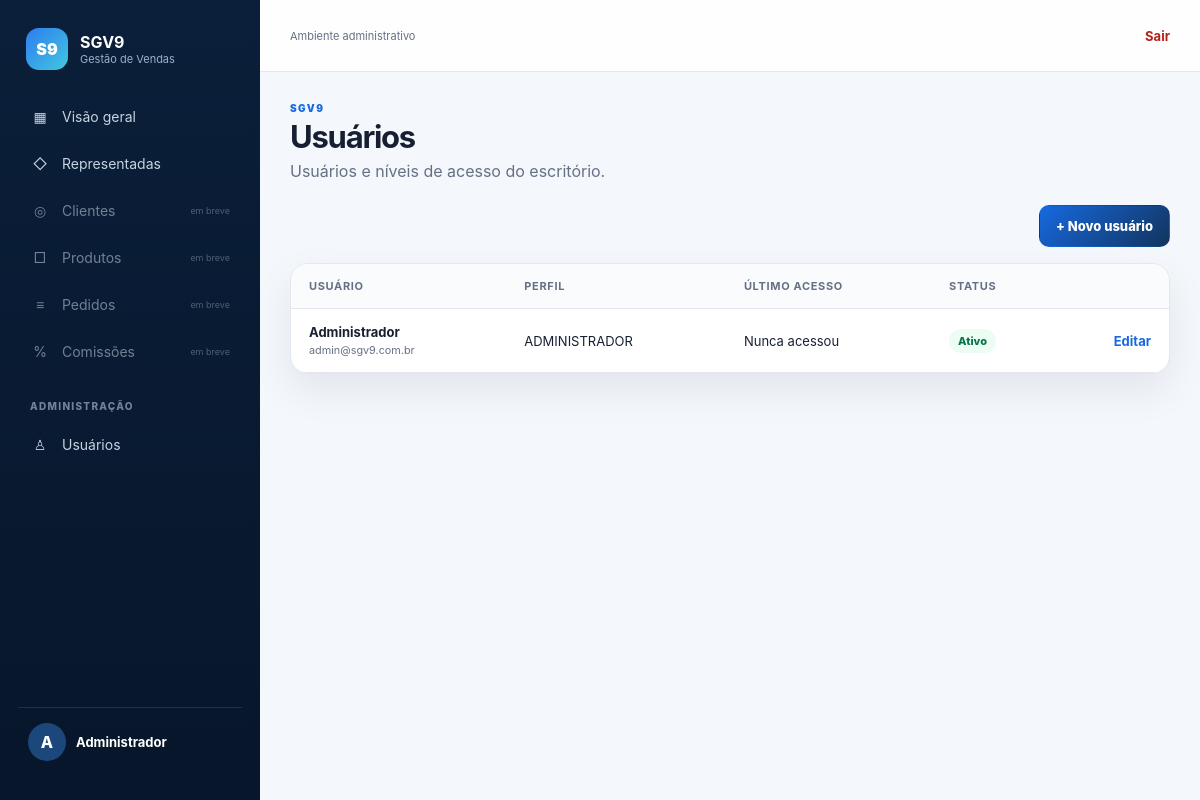
The app's page /backend/usuarios/index.php (signed in) with its own data.
### tables this page shows
CREATE TABLE usuarios (
    id INT UNSIGNED AUTO_INCREMENT PRIMARY KEY,
    empresa_id INT UNSIGNED NOT NULL,
    perfil_id SMALLINT UNSIGNED NOT NULL,
    nome VARCHAR(200) NOT NULL,
    email VARCHAR(200) NOT NULL,
    senha VARCHAR(255) NOT NULL,
    ativo BOOLEAN NOT NULL DEFAULT TRUE,
    ultimo_login_em DATETIME NULL,
    criado_em TIMESTAMP NOT NULL DEFAULT CURRENT_TIMESTAMP,
    atualizado_em TIMESTAMP NOT NULL DEFAULT CURRENT_TIMESTAMP ON UPDATE CURRENT_TIMESTAMP,
    CONSTRAINT uq_usuarios_empresa_email UNIQUE (empresa_id, email),
    CONSTRAINT fk_usuarios_empresa
        FOREIGN KEY (empresa_id) REFERENCES empresas(id)
        ON UPDATE CASCADE ON DELETE RESTRICT,
    CONSTRAINT fk_usuarios_perfil
        FOREIGN KEY (perfil_id) REFERENCES perfis(id)
        ON UPDATE CASCADE ON DELETE RESTRICT
);

CREATE TABLE perfis (
    id SMALLINT UNSIGNED AUTO_INCREMENT PRIMARY KEY,
    nome VARCHAR(50) NOT NULL,
    descricao VARCHAR(255),
    CONSTRAINT uq_perfis_nome UNIQUE (nome)
);

### backend/includes/permissions.php (called while the page is built, shortened)
<?php
function permissoesUsuario(): array
{
    return $_SESSION['permissoes'];
}
function usuarioTemPermissao(string $codigo): bool
{
    return in_array($codigo, permissoesUsuario(), true);
}

### backend/usuarios/index.php (the view, shortened to what this page needs)
<?php
require_once __DIR__ . '/../includes/layout.php';
$pdo = getDatabaseConnection();
$stmt = $pdo->prepare(
    'SELECT u.id, u.nome, u.email, u.ativo, u.ultimo_login_em, p.nome AS perfil
     FROM usuarios u
     INNER JOIN perfis p ON p.id = u.perfil_id
     WHERE u.empresa_id = :empresa_id
     ORDER BY u.nome'
);
$stmt->execute(['empresa_id' => $_SESSION['empresa_id']]);
$usuarios = $stmt->fetchAll();
renderHeader('Usuários', 'Usuários e níveis de acesso do escritório.');
?>
<div class="toolbar">
    <a href="/usuarios/form.php" class="button primary">+ Novo usuário</a>
</div>
<section class="panel table-panel">
    <div class="table-wrap">
        <table>
            <thead><tr><th>Usuário</th><th>Perfil</th><th>Último acesso</th><th>Status</th><th></th></tr></thead>
            <tbody>
            <?php foreach ($usuarios as $u): ?>
                <tr>
                    <td><strong><?= e($u['nome']) ?></strong><small><?= e($u['email']) ?></small></td>
                    <td><?= e($u['perfil']) ?></td>
                    <td><?= $u['ultimo_login_em'] ? e(date('d/m/Y H:i', strtotime($u['ultimo_login_em']))) : 'Nunca acessou' ?></td>
                    <td><span class="status <?= $u['ativo'] ? 'active' : 'inactive' ?>"><?= $u['ativo'] ? 'Ativo' : 'Inativo' ?></span></td>
                    <td class="actions"><a href="/usuarios/form.php?id=<?= (int) $u['id'] ?>">Editar</a></td>
                </tr>
            <?php endforeach; ?>
            </tbody>
        </table>
    </div>
</section>
<?php renderFooter(); ?>

### backend/includes/layout.php (shortened to what this page needs)
<?php
require_once __DIR__ . '/permissions.php';
function e(string $valor): string
{
    return htmlspecialchars($valor, ENT_QUOTES, 'UTF-8');
}
function renderHeader(string $titulo, string $subtitulo = ''): void
{
    $nome = e((string) $_SESSION['usuario_nome']);
    ?>
<!DOCTYPE html>
<html lang="pt-BR">
<head>
    <link rel="stylesheet" href="/assets/css/admin.css">
</head>
<body>
<div class="app-shell">
    <aside class="sidebar" id="sidebar">
        <a class="sidebar-brand" href="/dashboard.php">
            <span class="brand-symbol">S9</span>
            <span><strong>SGV9</strong><small>Gestão de Vendas</small></span>
        </a>
        <nav class="nav">
            <a href="/dashboard.php" class="<?= $_SERVER['REQUEST_URI'] === '/dashboard.php' ? 'active' : '' ?>">
                <span>▦</span> Visão geral
            </a>
            <?php if (usuarioTemPermissao('REPRESENTADAS_VISUALIZAR')): ?>
            <a href="/representadas/index.php" class="<?= str_starts_with($_SERVER['REQUEST_URI'], '/representadas') ? 'active' : '' ?>">
                <span>◇</span> Representadas
            </a>
            <?php endif; ?>
            <?php if (usuarioTemPermissao('CLIENTES_VISUALIZAR')): ?>
            <a href="#" class="disabled"><span>◎</span> Clientes <small>em breve</small></a>
            <?php endif; ?>
            <?php if (usuarioTemPermissao('PRODUTOS_VISUALIZAR')): ?>
            <a href="#" class="disabled"><span>□</span> Produtos <small>em breve</small></a>
            <?php endif; ?>
            <?php if (usuarioTemPermissao('PEDIDOS_VISUALIZAR')): ?>
            <a href="#" class="disabled"><span>≡</span> Pedidos <small>em breve</small></a>
            <?php endif; ?>
            <?php if (usuarioTemPermissao('COMISSOES_VISUALIZAR')): ?>
            <a href="#" class="disabled"><span>%</span> Comissões <small>em breve</small></a>
            <?php endif; ?>
            <?php if (usuarioTemPermissao('USUARIOS_GERENCIAR')): ?>
            <div class="nav-section">Administração</div>
            <a href="/usuarios/index.php" class="<?= str_starts_with($_SERVER['REQUEST_URI'], '/usuarios') ? 'active' : '' ?>">
                <span>♙</span> Usuários
            </a>
            <?php endif; ?>
        </nav>
        <div class="sidebar-user">
            <div class="avatar"><?= e(mb_strtoupper(mb_substr((string) $_SESSION['usuario_nome'], 0, 1))) ?></div>
            <div>
                <strong><?= $nome ?></strong>
            </div>
        </div>
    </aside>
    <div class="main">
        <header class="topbar">
            <div>
                <small>Ambiente administrativo</small>
            </div>
            <a href="/logout.php" class="logout-link">Sair</a>
        </header>
        <main class="content">
            <div class="page-heading">
                <div>
                    <p class="eyebrow">SGV9</p>
                    <h1><?= e($titulo) ?></h1>
                    <?php if ($subtitulo): ?><p><?= e($subtitulo) ?></p><?php endif; ?>
                </div>
            </div>
    <?php
}
function renderFooter(): void
{
    ?>
        </main>
    </div>
</div>
</body>
</html>
    <?php
}

### backend/assets/css/admin.css (style rules this page uses)
:root { --navy:#0b1f3a;--navy2:#12345d;--blue:#1769e0;--blue2:#2d7df0;--bg:#f4f7fb; --text:#172033;--muted:#667085;--line:#e4e7ec;--white:#fff;--success:#067647;--successbg:#ecfdf3; --danger:#b42318;--dangerbg:#fef3f2;--shadow:0 16px 40px rgba(11,31,58,.08) }
* { box-sizing:border-box }
html { font-family:Inter,system-ui,-apple-system,"Segoe UI",sans-serif;color:var(--text);background:var(--bg) }
body { margin:0;min-height:100vh }
.app-shell { display:grid;grid-template-columns:260px 1fr;min-height:100vh }
.sidebar { position:sticky;top:0;height:100vh;display:flex;flex-direction:column;padding:24px 18px;background:linear-gradient(180deg,var(--navy),#07162a);color:#fff }
.sidebar-brand { display:flex;align-items:center;gap:12px;padding:4px 8px 26px;color:#fff;text-decoration:none }
.sidebar-brand span:last-child { display:grid }
.sidebar-brand small { color:#9eb0c8;font-size:11px }
.brand-symbol { display:grid;width:42px;height:42px;place-items:center;border-radius:13px;background:linear-gradient(135deg,var(--blue2),#41c7df);font-weight:900 }
.nav { display:grid;gap:6px }
.nav a { display:flex;align-items:center;gap:12px;padding:12px;border-radius:11px;color:#c7d2e1;text-decoration:none;font-size:14px }
.nav a span { width:20px;text-align:center }
.nav a small { margin-left:auto;font-size:9px;color:#8294ab }
.nav a.disabled { opacity:.55;cursor:not-allowed }
.nav-section { padding:22px 12px 6px;color:#71849c;font-size:10px;font-weight:800;text-transform:uppercase;letter-spacing:.13em }
.sidebar-user { display:flex;align-items:center;gap:10px;margin-top:auto;padding:15px 10px;border-top:1px solid rgba(255,255,255,.1) }
.sidebar-user div:last-child { display:grid;min-width:0 }
.sidebar-user strong { font-size:13px;white-space:nowrap;overflow:hidden;text-overflow:ellipsis }
.avatar { display:grid;width:38px;height:38px;place-items:center;border-radius:50%;background:#1b477b;font-weight:800 }
.main { min-width:0 }
.topbar { height:72px;display:flex;align-items:center;gap:12px;padding:0 30px;border-bottom:1px solid var(--line);background:rgba(255,255,255,.92);position:sticky;top:0;z-index:10 }
.topbar div { display:grid }
.topbar small { color:var(--muted);font-size:11px }
.logout-link { margin-left:auto;color:var(--danger);text-decoration:none;font-weight:700;font-size:13px }
.content { padding:30px;max-width:1500px;margin:0 auto }
.page-heading { display:flex;justify-content:space-between;align-items:flex-end;margin-bottom:24px }
.page-heading h1 { margin:4px 0 6px;font-size:31px;letter-spacing:-.04em }
.page-heading p { margin:0;color:var(--muted) }
.eyebrow { color:var(--blue)!important;font-size:10px;font-weight:900;text-transform:uppercase;letter-spacing:.14em }
.metric-card,.panel { border:1px solid var(--line);border-radius:18px;background:var(--white);box-shadow:var(--shadow) }
.button { display:inline-flex;align-items:center;justify-content:center;min-height:42px;padding:0 16px;border:1px solid transparent;border-radius:10px;font-weight:800;font-size:13px;text-decoration:none;cursor:pointer }
.button.primary { color:#fff;background:linear-gradient(135deg,var(--blue),var(--navy2)) }
.toolbar { display:flex;align-items:center;justify-content:space-between;gap:16px;margin-bottom:16px }
.table-panel { overflow:hidden }
.table-wrap { overflow:auto }
table { width:100%;border-collapse:collapse }
th,td { padding:15px 18px;border-bottom:1px solid var(--line);text-align:left;font-size:13px;white-space:nowrap }
th { color:var(--muted);font-size:11px;text-transform:uppercase;letter-spacing:.06em;background:#fafbfc }
td strong,td small { display:block }
td small { margin-top:4px;color:var(--muted) }
.actions { text-align:right }
.actions a { color:var(--blue);font-weight:700;text-decoration:none }
.status { display:inline-flex;padding:5px 9px;border-radius:999px;font-size:11px;font-weight:800 }
.status.active { color:var(--success);background:var(--successbg) }

### records on screen
usuarios: nome "Administrador", email "admin@sgv9.com.br", perfil.nome "ADMINISTRADOR", shows "Nunca acessou", ativo "Ativo"

### other values on screen
mb_strtoupper(mb_substr((string) $_SESSION['usuario_nome'], 0, 1)) "A"
$nome "Administrador"
$titulo "Usuários"
$subtitulo "Usuários e níveis de acesso do escritório."
